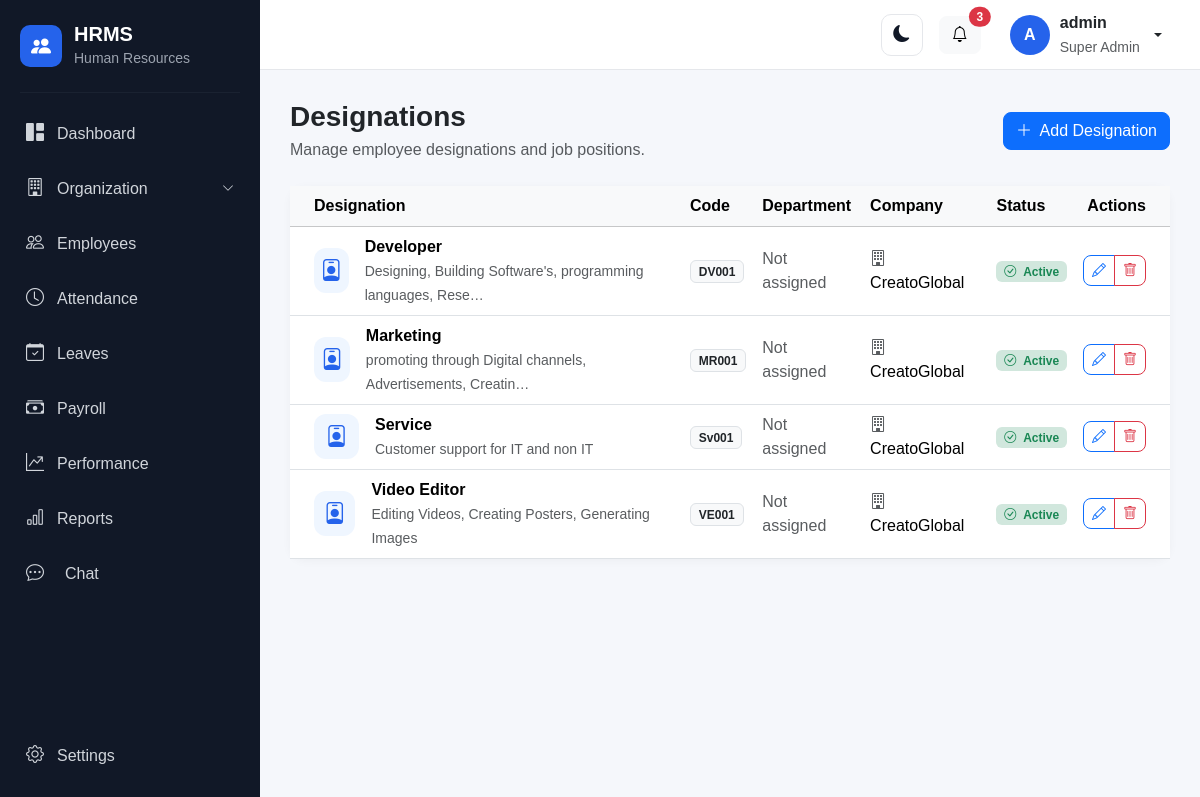
The app's page /organization/designations/ (signed in) with its own data.
### account/models.py (models this page shows, shortened)
class User(AbstractUser):
    class Role(models.TextChoices):
        SUPER_ADMIN = "SUPER_ADMIN", "Super Admin"
        HR_ADMIN = "HR_ADMIN", "HR Admin"
        MANAGER = "MANAGER", "Manager"
        EMPLOYEE = "EMPLOYEE", "Employee"
        RECRUITER = "RECRUITER", "Recruiter"
        PAYROLL_ADMIN = "PAYROLL_ADMIN", "Payroll Admin"
    objects = HRMSUserManager()
    role = models.CharField(
        max_length=30,
        choices=Role.choices,
        default=Role.EMPLOYEE,
    )
    phone = models.CharField(
        max_length=15,
        blank=True,
        null=True,
    )
    profile_picture = models.ImageField(
        upload_to="profile_pictures/",
        blank=True,
        null=True,
    )
    must_change_password = models.BooleanField(
        default=False,
        help_text="If enabled, the user must change their password after logging in.",
    )

### organization/models.py (models this page shows, shortened)
class Designation(models.Model):
    company = models.ForeignKey(
        Company,
        on_delete=models.CASCADE,
        related_name="designations"
    )
    name = models.CharField(
        max_length=150
    )
    code = models.CharField(
        max_length=20
    )
    description = models.TextField(
        blank=True
    )
    level = models.PositiveIntegerField(
        default=1
    )
    is_active = models.BooleanField(
        default=True
    )
    created_at = models.DateTimeField(
        auto_now_add=True
    )
    updated_at = models.DateTimeField(
        auto_now=True
    )
    class Meta:
        ordering = ["level", "name"]
        constraints = [
            models.UniqueConstraint(
                fields=["company", "name"],
                name="unique_designation_per_company"
            ),
            models.UniqueConstraint(
                fields=["company", "code"],
                name="unique_designation_code_per_company"
            ),
        ]

class Company(models.Model):
    name = models.CharField(
        max_length=200
    )
    legal_name = models.CharField(
        max_length=250,
        blank=True
    )
    email = models.EmailField(
        blank=True
    )
    phone = models.CharField(
        max_length=20,
        blank=True
    )
    website = models.URLField(
        blank=True
    )
    address = models.TextField(
        blank=True
    )
    city = models.CharField(
        max_length=100,
        blank=True
    )
    state = models.CharField(
        max_length=100,
        blank=True
    )
    country = models.CharField(
        max_length=100,
        default="India"
    )
    postal_code = models.CharField(
        max_length=20,
        blank=True
    )
    logo = models.ImageField(
        upload_to="company/",
        blank=True,
        null=True
    )
    established_date = models.DateField(
        blank=True,
        null=True
    )
    is_active = models.BooleanField(
        default=True
    )
    created_at = models.DateTimeField(
        auto_now_add=True
    )
    updated_at = models.DateTimeField(
        auto_now=True
    )
    class Meta:
        ordering = ["name"]

### organization/views.py (the view)
class DesignationListView(
    OrganizationPermissionMixin,
    ListView,
):
    model = Designation
    template_name = (
        "organization/designation_list.html"
    )
    context_object_name = "designations"
    def get_queryset(self):
        return (
            Designation.objects
            .select_related("company")
            .order_by(
                "level",
                "name",
            )
        )

### templates/organization/designation_list.html (shortened to what this page needs)
{% extends "base.html" %}
{% block content %}
<div class="container-fluid px-0">
    <div class="d-flex flex-wrap justify-content-between align-items-center mb-4">
        <div>
            <h3 class="fw-bold mb-1">
                Designations
            </h3>
            <p class="text-muted mb-0">
                Manage employee designations and job positions.
            </p>
        </div>
        <a
            href="{% url 'designation_create' %}"
            class="btn btn-primary"
        >
            <i class="bi bi-plus-lg me-1"></i>
            Add Designation
        </a>
    </div>
    <div class="card dashboard-card">
        <div class="card-body p-0">
            {% if designations %}
                <div class="table-responsive">
                    <table class="table table-hover align-middle mb-0">
                        <thead class="table-light">
                            <tr>
                                <th class="ps-4">
                                    Designation
                                </th>
                                <th>
                                    Code
                                </th>
                                <th>
                                    Department
                                </th>
                                <th>
                                    Company
                                </th>
                                <th>
                                    Status
                                </th>
                                <th class="text-end pe-4">
                                    Actions
                                </th>
                            </tr>
                        </thead>
                        <tbody>
                            {% for designation in designations %}
                                <tr>
                                    <td class="ps-4">
                                        <div class="d-flex align-items-center">
                                            <div
                                                class="stat-icon me-3"
                                                style="
                                                    width:45px;
                                                    height:45px;
                                                "
                                            >
                                                <i class="bi bi-person-badge"></i>
                                            </div>
                                            <div>
                                                <div class="fw-semibold">
                                                    {{ designation.name }}
                                                </div>
                                                {% if designation.description %}
                                                    <small class="text-muted">
                                                        {{ designation.description|truncatechars:60 }}
                                                    </small>
                                                {% endif %}
                                            </div>
                                        </div>
                                    </td>
                                    <td>
                                        <span class="badge bg-light text-dark border">
                                            {{ designation.code }}
                                        </span>
                                    </td>
                                    <td>
                                        {% if designation.department %}
                                            <i class="bi bi-diagram-3 me-1 text-muted"></i>
                                            {{ designation.department.name }}
                                        {% else %}
                                            <span class="text-muted">
                                                Not assigned
                                            </span>
                                        {% endif %}
                                    </td>
                                    <td>
                                        {% if designation.company %}
                                            <i class="bi bi-building me-1 text-muted"></i>
                                            {{ designation.company.name }}
                                        {% else %}
                                            <span class="text-muted">
                                                Not assigned
                                            </span>
                                        {% endif %}
                                    </td>
                                    <td>
                                        {% if designation.is_active %}
                                            <span class="badge bg-success-subtle text-success">
                                                <i class="bi bi-check-circle me-1"></i>
                                                Active
                                            </span>
                                        {% else %}
                                            <span class="badge bg-danger-subtle text-danger">
                                                <i class="bi bi-x-circle me-1"></i>
                                                Inactive
                                            </span>
                                        {% endif %}
                                    </td>
                                    <td class="text-end pe-4">
                                        <div class="btn-group">
                                            <a
                                                href="{% url 'designation_update' designation.pk %}"
                                                class="btn btn-sm btn-outline-primary"
                                                title="Edit"
                                            >
                                                <i class="bi bi-pencil"></i>
                                            </a>
                                            <a
                                                href="{% url 'designation_delete' designation.pk %}"
                                                class="btn btn-sm btn-outline-danger"
                                                title="Delete"
                                            >
                                                <i class="bi bi-trash"></i>
                                            </a>
                                        </div>
                                    </td>
                                </tr>
                            {% endfor %}
                        </tbody>
                    </table>
                </div>
            {% endif %}
        </div>
    </div>
</div>
{% endblock %}

### templates/base.html (shortened to what this page needs)
{% load static %}
<!DOCTYPE html>
<html lang="en">
<head>
    <link href="https://cdn.jsdelivr.net/npm/bootstrap@5.3.3/dist/css/bootstrap.min.css" rel="stylesheet">
    <link rel="stylesheet" href="https://cdn.jsdelivr.net/npm/bootstrap-icons@1.11.3/font/bootstrap-icons.min.css">
    <link rel="stylesheet" href="{% static 'css/style.css' %}">
</head>
<body>
    <div class="d-flex min-vh-100">
        <aside class="sidebar" id="sidebar">
            <div class="sidebar-brand">
                <div class="brand-icon">
                    <i class="bi bi-people-fill"></i>
                </div>
                <div>
                    <h5 class="mb-0">
                        HRMS
                    </h5>
                    <small>
                        Human Resources
                    </small>
                </div>
            </div>
            <hr>
            <nav class="sidebar-menu">
                <a href="{% url 'dashboard' %}" class="sidebar-link">
                    <i class="bi bi-grid-1x2-fill"></i>
                    <span>
                        Dashboard
                    </span>
                </a>
                {% if user.role == "SUPER_ADMIN" %}
                <a class="sidebar-link" data-bs-toggle="collapse" href="#organizationMenu" role="button"
                    aria-expanded="false" aria-controls="organizationMenu">
                    <i class="bi bi-building"></i>
                    <span class="flex-grow-1">
                        Organization
                    </span>
                    <i class="bi bi-chevron-down organization-arrow"></i>
                </a>
                {% endif %}
                <a href="{% url 'employee_list' %}" class="sidebar-link">
                    <i class="bi bi-people"></i>
                    <span>
                        Employees
                    </span>
                </a>
                <a href="{% url 'attendance_dashboard' %}" class="sidebar-link">
                    <i class="bi bi-clock"></i>
                    <span>
                        Attendance
                    </span>
                </a>
                <a href="{% url 'leave_dashboard' %}" class="sidebar-link">
                    <i class="bi bi-calendar-check"></i>
                    <span>
                        Leaves
                    </span>
                </a>
                <a href="{% url 'payroll:payroll_dashboard' %}" class="sidebar-link">
                    <i class="bi bi-cash-stack"></i>
                    <span>
                        Payroll
                    </span>
                </a>
                <a href="{% url 'performance:dashboard' %}" class="sidebar-link">
                    <i class="bi bi-graph-up-arrow"></i>
                    <span>
                        Performance
                    </span>
                </a>
                {% if user.role == "HR_ADMIN" or user.role == "SUPER_ADMIN" %}
                <a href="{% url 'reports:dashboard' %}" class="sidebar-link">
                    <i class="bi bi-bar-chart"></i>
                    <span>
                        Reports
                    </span>
                </a>
                {% endif %}
                <a href="{% url 'chat:home' %}"
                    class="sidebar-link {% if request.resolver_match.namespace == 'chat' %}active{% endif %}">
                    <i class="bi bi-chat-dots me-2"></i>
                    <span>Chat</span>
                </a>
            </nav>
            <div class="sidebar-bottom">
                <a href="{% url 'settings' %}" class="sidebar-link">
                    <i class="bi bi-gear"></i>
                    <span>
                        Settings
                    </span>
                </a>
            </div>
        </aside>
        <div class="main-wrapper">
            <nav class="top-navbar">
                <div class="ms-auto d-flex align-items-center gap-3">
                    <button type="button" class="btn theme-toggle" id="themeToggle" aria-label="Switch to dark mode"
                        title="Switch to dark mode">
                        <i class="bi bi-moon-fill" id="themeToggleIcon"></i>
                    </button>
                    <button type="button" class="btn btn-light position-relative">
                        <i class="bi bi-bell"></i>
                        <span class="position-absolute top-0 start-100 translate-middle badge rounded-pill bg-danger">
                            3
                        </span>
                    </button>
                    <div class="dropdown">
                        <button type="button" class="btn user-menu dropdown-toggle" data-bs-toggle="dropdown">
                            <div class="user-avatar">
                                {{ user.first_name|first|default:user.username|first|upper }}
                            </div>
                            <div class="d-none d-md-block text-start">
                                <div class="fw-semibold">
                                    {{ user.get_full_name|default:user.username }}
                                </div>
                                <small class="text-muted">
                                    {{ user.get_role_display }}
                                </small>
                            </div>
                        </button>
                    </div>
                </div>
            </nav>
            <main class="content-area">
                {% block content %}
                {% endblock %}
            </main>
        </div>
    </div>
</body>
</html>

### records on screen
User: first_name|first "A", get_full_name "admin", role "Super Admin"
Designation: name "Developer", description "Designing, Building Software's, programming languages, Rese…", code "DV001", company.name "CreatoGlobal", is_active True (drawn)
Designation: name "Marketing", description "promoting through Digital channels, Advertisements, Creatin…", code "MR001", company.name "CreatoGlobal", is_active True (drawn)
Designation: name "Service", description "Customer support for IT and non IT", code "Sv001", company.name "CreatoGlobal", is_active True (drawn)
Designation: name "Video Editor", description "Editing Videos, Creating Posters, Generating Images", code "VE001", company.name "CreatoGlobal", is_active True (drawn)
